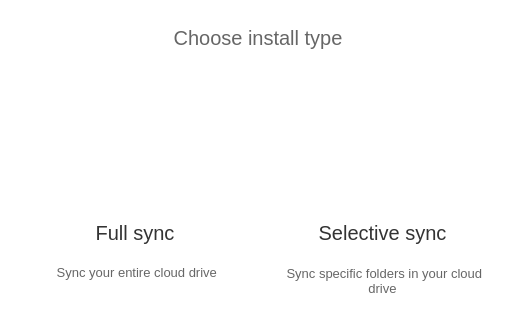
     <widget class="QWidget" name="pSetupType">
      <property name="styleSheet">
       <string notr="true">background: transparent;</string>
      </property>
      <layout class="QVBoxLayout" name="verticalLayout_5">
       <property name="spacing">
        <number>20</number>
       </property>
       <property name="leftMargin">
        <number>15</number>
       </property>
       <property name="topMargin">
        <number>26</number>
       </property>
       <property name="rightMargin">
        <number>15</number>
       </property>
       <item>
        <widget class="QLabel" name="lSetupType">
         <property name="sizePolicy">
          <sizepolicy hsizetype="Preferred" vsizetype="Maximum">
           <horstretch>0</horstretch>
           <verstretch>0</verstretch>
          </sizepolicy>
         </property>
         <property name="minimumSize">
          <size>
           <width>0</width>
           <height>0</height>
          </size>
         </property>
         <property name="maximumSize">
          <size>
           <width>16777215</width>
           <height>16777215</height>
          </size>
         </property>
         <property name="font">
          <font>
           <pointsize>-1</pointsize>
           <weight>50</weight>
           <italic>false</italic>
           <bold>false</bold>
          </font>
         </property>
         <property name="styleSheet">
          <string notr="true">font-size:20px;
font: &quot;Helvetica&quot;;
font-weight: normal;
color: #666666;</string>
         </property>
         <property name="text">
          <string>Choose install type</string>
         </property>
         <property name="alignment">
          <set>Qt::AlignHCenter|Qt::AlignTop</set>
         </property>
         <property name="margin">
          <number>0</number>
         </property>
        </widget>
       </item>
       <item>
        <widget class="QWidget" name="wOptions" native="true">
         <layout class="QHBoxLayout" name="horizontalLayout_5">
          <property name="leftMargin">
           <number>0</number>
          </property>
          <property name="topMargin">
           <number>0</number>
          </property>
          <property name="rightMargin">
           <number>0</number>
          </property>
          <item>
           <widget class="QWidget" name="wTypicalSetup" native="true">
            <property name="minimumSize">
             <size>
              <width>240</width>
              <height>236</height>
             </size>
            </property>
            <property name="maximumSize">
             <size>
              <width>240</width>
              <height>236</height>
             </size>
            </property>
            <property name="styleSheet">
             <string notr="true"/>
            </property>
            <layout class="QVBoxLayout" name="verticalLayout_12" stretch="0,0">
             <property name="spacing">
              <number>12</number>
             </property>
             <property name="topMargin">
              <number>21</number>
             </property>
             <property name="bottomMargin">
              <number>0</number>
             </property>
             <item>
              <widget class="QPushButton" name="rTypicalSetup">
               <property name="sizePolicy">
                <sizepolicy hsizetype="Preferred" vsizetype="Preferred">
                 <horstretch>0</horstretch>
                 <verstretch>0</verstretch>
                </sizepolicy>
               </property>
               <property name="minimumSize">
                <size>
                 <width>0</width>
                 <height>14</height>
                </size>
               </property>
               <property name="maximumSize">
                <size>
                 <width>16777215</width>
                 <height>90</height>
                </size>
               </property>
               <property name="font">
                <font>
                 <pointsize>-1</pointsize>
                </font>
               </property>
               <property name="styleSheet">
                <string notr="true">background: transparent;
border: none;</string>
               </property>
               <property name="icon">
                <iconset resource="../Resources_macx.qrc">
                 <normaloff>:/images/full_sync_ico.png</normaloff>:/images/full_sync_ico.png</iconset>
               </property>
               <property name="iconSize">
                <size>
                 <width>90</width>
                 <height>90</height>
                </size>
               </property>
               <property name="checkable">
                <bool>true</bool>
               </property>
               <property name="checked">
                <bool>false</bool>
               </property>
              </widget>
             </item>
             <item>
              <widget class="QWidget" name="widget_3" native="true">
               <property name="sizePolicy">
                <sizepolicy hsizetype="Preferred" vsizetype="Maximum">
                 <horstretch>0</horstretch>
                 <verstretch>0</verstretch>
                </sizepolicy>
               </property>
               <property name="minimumSize">
                <size>
                 <width>0</width>
                 <height>0</height>
                </size>
               </property>
               <property name="maximumSize">
                <size>
                 <width>16777215</width>
                 <height>16777215</height>
                </size>
               </property>
               <property name="styleSheet">
                <string notr="true">background: transparent;
</string>
               </property>
               <layout class="QVBoxLayout" name="verticalLayout_11">
                <property name="spacing">
                 <number>8</number>
                </property>
                <property name="leftMargin">
                 <number>0</number>
                </property>
                <property name="topMargin">
                 <number>0</number>
                </property>
                <property name="rightMargin">
                 <number>0</number>
                </property>
                <property name="bottomMargin">
                 <number>0</number>
                </property>
                <item>
                 <widget class="QLabel" name="lTypicalHeader">
                  <property name="sizePolicy">
                   <sizepolicy hsizetype="Preferred" vsizetype="Maximum">
                    <horstretch>0</horstretch>
                    <verstretch>0</verstretch>
                   </sizepolicy>
                  </property>
                  <property name="minimumSize">
                   <size>
                    <width>0</width>
                    <height>48</height>
                   </size>
                  </property>
                  <property name="maximumSize">
                   <size>
                    <width>16777215</width>
                    <height>48</height>
                   </size>
                  </property>
                  <property name="styleSheet">
                   <string notr="true">background: transparent;

font-size:20px;
font: &quot;Helvetica&quot;;
font-weight: normal;
color: #333333;
</string>
                  </property>
                  <property name="text">
                   <string>Full sync</string>
                  </property>
                  <property name="alignment">
                   <set>Qt::AlignCenter</set>
                  </property>
                  <property name="wordWrap">
                   <bool>true</bool>
                  </property>
                 </widget>
                </item>
                <item>
                 <widget class="QLabel" name="lTypicalDesc">
                  <property name="minimumSize">
                   <size>
                    <width>0</width>
                    <height>32</height>
                   </size>
                  </property>
                  <property name="maximumSize">
                   <size>
                    <width>16777215</width>
                    <height>32</height>
                   </size>
                  </property>
                  <property name="font">
                   <font>
                    <pointsize>-1</pointsize>
                    <weight>50</weight>
                    <italic>false</italic>
                    <bold>false</bold>
                   </font>
                  </property>
                  <property name="styleSheet">
                   <string notr="true">font-size: 13px;
font: &quot;Helvetica&quot;;
font-weight: normal;
color: #666666;
</string>
                  </property>
                  <property name="text">
                   <string> Sync your entire cloud drive</string>
                  </property>
                  <property name="alignment">
                   <set>Qt::AlignHCenter|Qt::AlignTop</set>
                  </property>
                  <property name="wordWrap">
                   <bool>true</bool>
                  </property>
                  <property name="margin">
                   <number>0</number>
                  </property>
                 </widget>
                </item>
               </layout>
              </widget>
             </item>
            </layout>
           </widget>
          </item>
          <item>
           <widget class="QWidget" name="wAdvancedSetup" native="true">
            <property name="minimumSize">
             <size>
              <width>240</width>
              <height>236</height>
             </size>
            </property>
            <property name="maximumSize">
             <size>
              <width>240</width>
              <height>236</height>
             </size>
            </property>
            <property name="styleSheet">
             <string notr="true"/>
            </property>
            <layout class="QVBoxLayout" name="verticalLayout_13">
             <property name="spacing">
              <number>12</number>
             </property>
             <property name="leftMargin">
              <number>12</number>
             </property>
             <property name="topMargin">
              <number>21</number>
             </property>
             <property name="bottomMargin">
              <number>0</number>
             </property>
             <item>
              <widget class="QPushButton" name="rAdvancedSetup">
               <property name="sizePolicy">
                <sizepolicy hsizetype="Preferred" vsizetype="Preferred">
                 <horstretch>0</horstretch>
                 <verstretch>0</verstretch>
                </sizepolicy>
               </property>
               <property name="minimumSize">
                <size>
                 <width>0</width>
                 <height>14</height>
                </size>
               </property>
               <property name="maximumSize">
                <size>
                 <width>16777215</width>
                 <height>90</height>
                </size>
               </property>
               <property name="font">
                <font>
                 <pointsize>-1</pointsize>
                </font>
               </property>
               <property name="styleSheet">
                <string notr="true">background: transparent;
border: none;</string>
               </property>
               <property name="text">
                <string/>
               </property>
               <property name="icon">
                <iconset resource="../Resources_macx.qrc">
                 <normaloff>:/images/selective_sync_ico.png</normaloff>:/images/selective_sync_ico.png</iconset>
               </property>
               <property name="iconSize">
                <size>
                 <width>90</width>
                 <height>90</height>
                </size>
               </property>
               <property name="checkable">
                <bool>true</bool>
               </property>
              </widget>
             </item>
             <item>
              <widget class="QWidget" name="widget_2" native="true">
               <property name="sizePolicy">
                <sizepolicy hsizetype="Preferred" vsizetype="Maximum">
                 <horstretch>0</horstretch>
                 <verstretch>0</verstretch>
                </sizepolicy>
               </property>
               <property name="minimumSize">
                <size>
                 <width>0</width>
                 <height>0</height>
                </size>
               </property>
               <property name="maximumSize">
                <size>
                 <width>16777215</width>
                 <height>16777215</height>
                </size>
               </property>
               <property name="styleSheet">
                <string notr="true">background: transparent;
</string>
               </property>
               <layout class="QVBoxLayout" name="verticalLayout_10">
                <property name="spacing">
                 <number>8</number>
                </property>
                <property name="leftMargin">
                 <number>0</number>
                </property>
                <property name="topMargin">
                 <number>0</number>
                </property>
                <property name="rightMargin">
                 <number>0</number>
                </property>
                <property name="bottomMargin">
                 <number>0</number>
                </property>
                <item>
                 <widget class="QLabel" name="lAdvancedHeader">
                  <property name="sizePolicy">
                   <sizepolicy hsizetype="Preferred" vsizetype="Maximum">
                    <horstretch>0</horstretch>
                    <verstretch>0</verstretch>
                   </sizepolicy>
                  </property>
                  <property name="minimumSize">
                   <size>
                    <width>0</width>
                    <height>48</height>
                   </size>
                  </property>
                  <property name="maximumSize">
                   <size>
                    <width>16777215</width>
                    <height>48</height>
                   </size>
                  </property>
                  <property name="font">
                   <font>
                    <pointsize>-1</pointsize>
                    <weight>50</weight>
                    <italic>false</italic>
                    <bold>false</bold>
                   </font>
                  </property>
                  <property name="styleSheet">
                   <string notr="true">font-size:20px;
font: &quot;Helvetica&quot;;
font-weight: normal;
color: #333333;
</string>
                  </property>
                  <property name="text">
                   <string>Selective sync</string>
                  </property>
                  <property name="alignment">
                   <set>Qt::AlignCenter</set>
                  </property>
                  <property name="wordWrap">
                   <bool>true</bool>
                  </property>
                 </widget>
                </item>
                <item>
                 <widget class="QLabel" name="lAdvancedDesc">
                  <property name="sizePolicy">
                   <sizepolicy hsizetype="Preferred" vsizetype="Maximum">
                    <horstretch>0</horstretch>
                    <verstretch>0</verstretch>
                   </sizepolicy>
                  </property>
                  <property name="minimumSize">
                   <size>
                    <width>0</width>
                    <height>32</height>
                   </size>
                  </property>
                  <property name="maximumSize">
                   <size>
                    <width>16777215</width>
                    <height>32</height>
                   </size>
                  </property>
                  <property name="styleSheet">
                   <string notr="true">font-size: 13px;
font: &quot;Helvetica&quot;;
font-weight: normal;
color: #666666;
</string>
                  </property>
                  <property name="text">
                   <string> Sync specific folders in your cloud drive</string>
                  </property>
                  <property name="alignment">
                   <set>Qt::AlignCenter</set>
                  </property>
                  <property name="wordWrap">
                   <bool>true</bool>
                  </property>
                  <property name="margin">
                   <number>0</number>
                  </property>
                 </widget>
                </item>
               </layout>
              </widget>
             </item>
            </layout>
           </widget>
          </item>
         </layout>
        </widget>
       </item>
      </layout>
     </widget>
